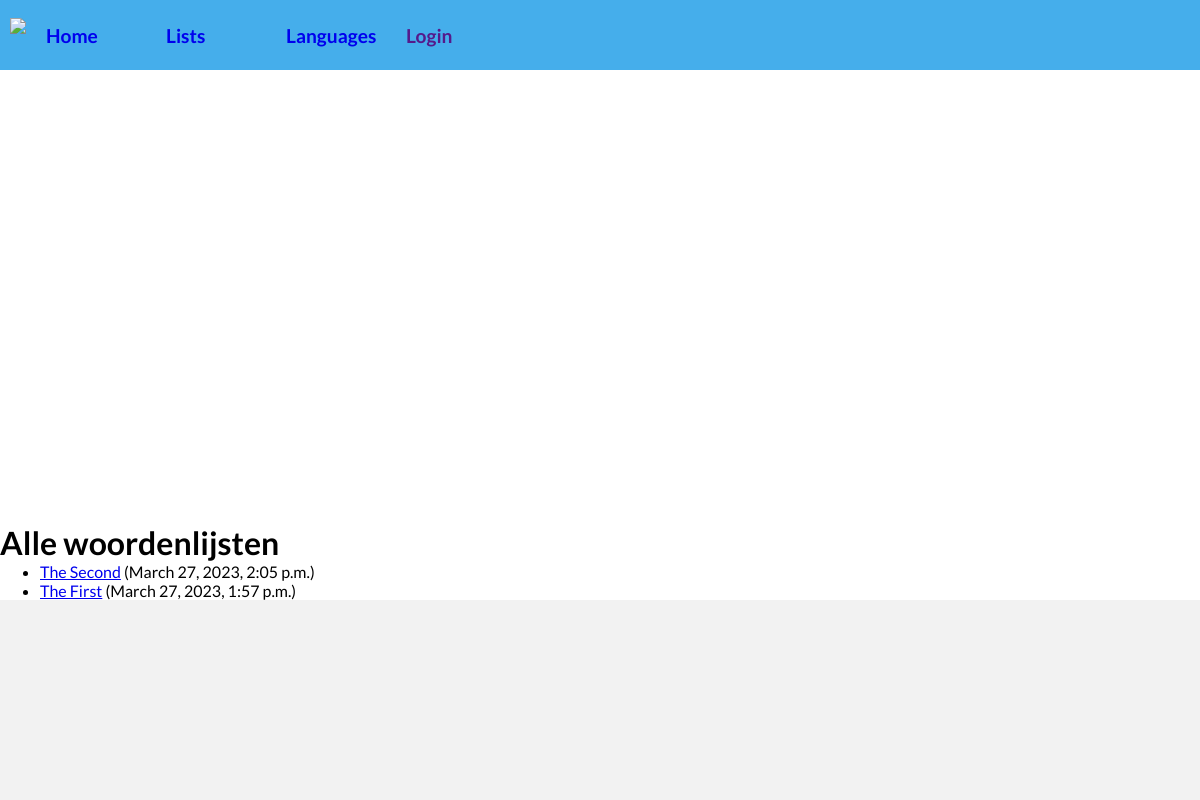
Screenshot of /quiz/wordlists/ with the database file from the repository.
### quiz/models.py (models this page shows, shortened)
class Wordlist(models.Model):
    owner = models.ForeignKey(
        'auth.User', related_name='wordlists', on_delete=models.SET_NULL, null=True)
    name = models.CharField(max_length=200)
    date_published = models.DateTimeField('date published', auto_now_add=True)
    translations = models.ManyToManyField(Translation, help_text='The translations in this word list.')
    VISIBILITY_STATUS = (
        ('pr', 'Private'),
        ('pl', 'Public'),
        ('re', 'Under review'),
    )
    visibility = models.CharField(
        max_length=2,
        choices=VISIBILITY_STATUS,
        default='pr',
        help_text='Visibily status',
    )
    def get_absolute_url(self):
        return reverse('wordlist-detail', kwargs={"pk": self.pk})

### quiz/views.py (the view)
# urls.py: path('wordlists/', views.WordlistListView.as_view(), name='wordlist-list'),
class WordlistListView(generic.ListView):
    model = Wordlist
    paginate_by = 10
    template_name = 'quiz/wordlist_list.html'
    context_object_name = 'latest_wordlists'
    def get_queryset(self):
        return Wordlist.objects.order_by('-date_published')[:5]
    def get_context_data(self, **kwargs):
        context = super().get_context_data(**kwargs)
        context['some_data'] = 'This is just some data'
        return context

### quiz/templates/quiz/wordlist_list.html (shortened to what this page needs)
{% extends 'quiz/base_generic.html' %}
{% block content %}
    <h1>Alle woordenlijsten</h1>
    {% if latest_wordlists %}
        <ul>
        {% for wordlist in latest_wordlists %}
            <li><a href="{{ wordlist.get_absolute_url }}">{{ wordlist.name }}</a> ({{ wordlist.date_published }})</li>
        {% endfor %}
        </ul>
    {% else %}
        <p>Geen woordenlijsten beschikbaar</p>
    {% endif %}
{% endblock content %}

### quiz/static/quiz/css/base.css (style rules this page uses)
:root { --bg-color: white; }
* { margin: 0; box-sizing: border-box; }
body { background-color: var(--bg-color); font-family: 'Lato', sans-serif; display: grid; grid-template-rows: auto 1fr auto; min-height: 100vh; }

### rows the page displays
Wordlist: name "The Second", date_published "March 27, 2023, 2:05 p.m."
Wordlist: name "The First", date_published "March 27, 2023, 1:57 p.m."
